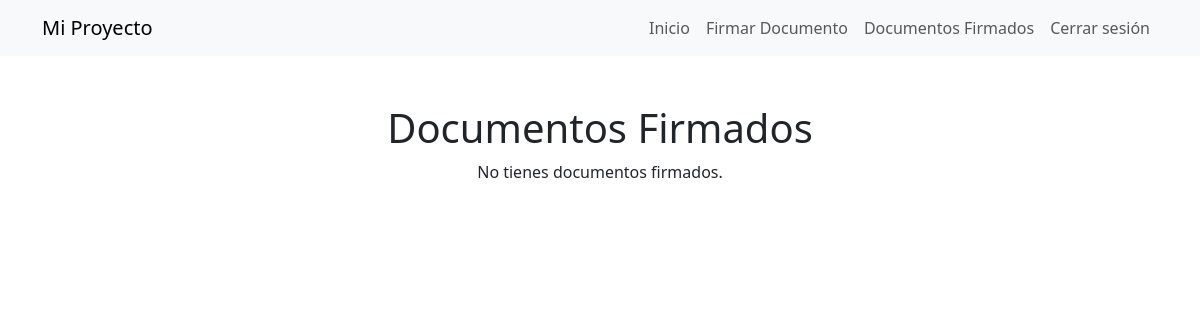
The page /accounts/view-signed-documents/ (signed in) on the database as committed earlier.
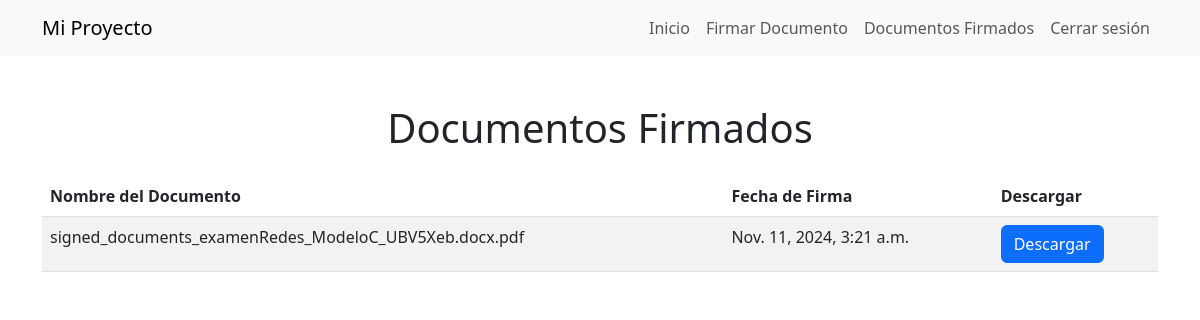
The same page on the database as committed later.
### accounts/models.py (models this page shows, shortened)
class Signature(models.Model):
    user = models.ForeignKey(User, on_delete=models.CASCADE, related_name='signatures')
    document_name = models.CharField(max_length=255)
    document_file = models.FileField(upload_to='signed_documents/')  # Archivo del documento
    signed_document = models.BinaryField(null=True, blank=True)  # Firma del documento
    authorized_task = models.BooleanField(default=False)  # Estado de autorización de la tarea\
    timestamp = models.DateTimeField(auto_now_add=True)  # Fecha y hora de la firma

### accounts/views.py (the view)
# urls.py: path('view-signed-documents/', views.view_signed_documents, name='view_signed_documents'),  # URL para visualizar documentos firmados
@login_required
def view_signed_documents(request):
    signed_documents = Signature.objects.filter(user=request.user)
    return render(request, 'accounts/view_signed_documents.html', {'signed_documents': signed_documents})

### accounts/templates/accounts/view_signed_documents.html (shortened to what this page needs)
<!DOCTYPE html>
<html lang="es">
<head>
    <link href="https://cdn.jsdelivr.net/npm/bootstrap@5.3.0/dist/css/bootstrap.min.css" rel="stylesheet">
</head>
<body>
    <nav class="navbar navbar-expand-lg navbar-light bg-light">
        <div class="container">
            <a class="navbar-brand" href="{% url 'home_page' %}">Mi Proyecto</a>
            <div class="collapse navbar-collapse" id="navbarNav">
                <ul class="navbar-nav ms-auto">
                    <li class="nav-item">
                        <a class="nav-link" href="{% url 'home_page' %}">Inicio</a>
                    </li>
                    <li class="nav-item">
                        <a class="nav-link" href="{% url 'sign_document' %}">Firmar Documento</a>
                    </li>
                    <li class="nav-item">
                        <a class="nav-link" href="{% url 'view_signed_documents' %}">Documentos Firmados</a>
                    </li>
                    <li class="nav-item">
                        <a class="nav-link" href="/accounts/logout/">Cerrar sesión</a>
                    </li>
                </ul>
            </div>
        </div>
    </nav>
    <div class="container mt-5">
        <h1 class="text-center">Documentos Firmados</h1>
        {% if signed_documents %}
            <table class="table table-striped mt-4">
                <thead>
                    <tr>
                        <th>Nombre del Documento</th>
                        <th>Fecha de Firma</th>
                        <th>Descargar</th>
                    </tr>
                </thead>
                <tbody>
                    {% for document in signed_documents %}
                    <tr>
                        <td>{{ document.document_name }}</td>
                        <td>{{ document.timestamp }}</td>
                        <td>
                            <a href="{% url 'download_signed_document' document.id %}" class="btn btn-primary">Descargar</a>
                        </td>
                    </tr>
                    {% endfor %}
                </tbody>
            </table>
        {% else %}
            <p class="text-center">No tienes documentos firmados.</p>
        {% endif %}
    </div>
</body>
</html>

Rows that differ between the two databases and show on the page:
added Signature: document_name "signed_documents_examenRedes_ModeloC_UBV5Xeb.docx.pdf", timestamp "Nov. 11, 2024, 3:21 a.m."
Other text that changed with them:
text no longer shown: "No tienes documentos firmados."
text now shown: "Nombre del Documento Fecha de Firma Descargar"
